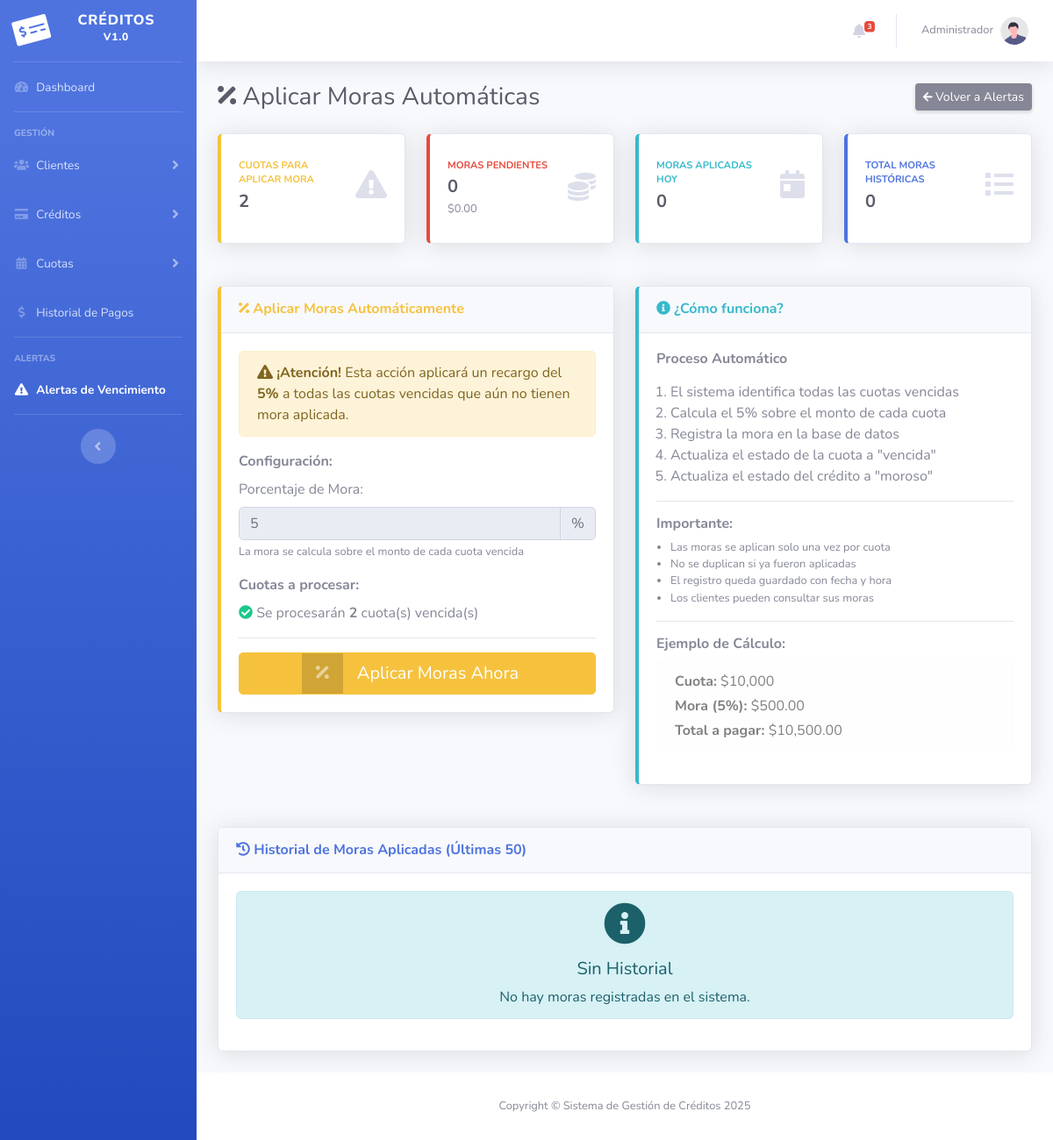
/moras/aplicar_mora.php, run on an earlier commit of the app's database.
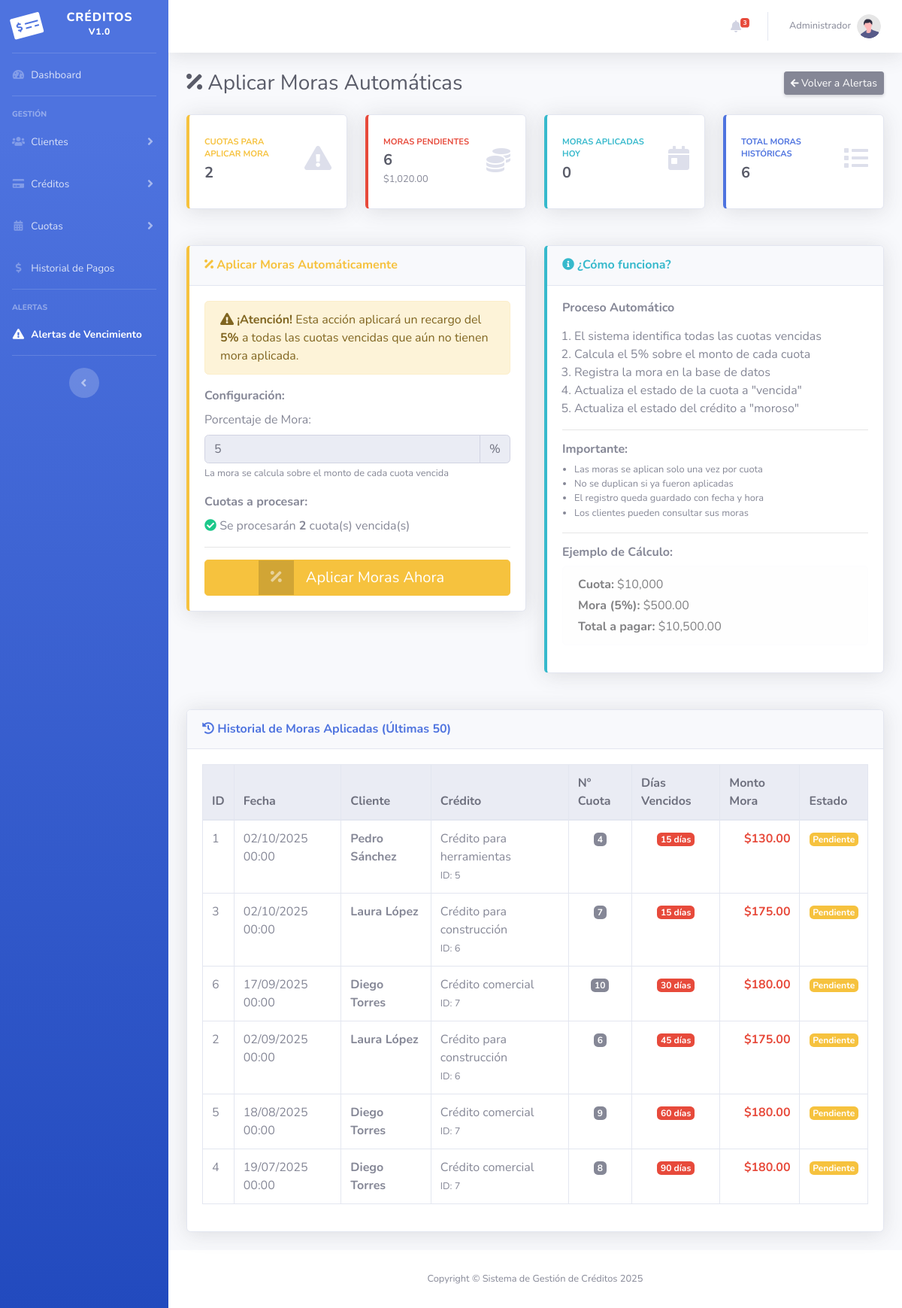
And on a later commit of the database.
### tables this page shows
CREATE TABLE moras (
    id_mora INT AUTO_INCREMENT PRIMARY KEY,
    id_credito INT NOT NULL,
    id_cuota INT NULL,
    monto_mora DECIMAL(10,2) NOT NULL,
    fecha_aplicacion DATETIME DEFAULT CURRENT_TIMESTAMP,
    dias_vencidos INT DEFAULT 0,
    pagada BOOLEAN DEFAULT FALSE,
    fecha_pago DATETIME NULL,
    observaciones TEXT NULL,
    FOREIGN KEY (id_credito) REFERENCES creditos(id_credito) ON DELETE CASCADE,
    FOREIGN KEY (id_cuota) REFERENCES cuotas(id_cuota) ON DELETE SET NULL
);

CREATE TABLE clientes (
    id_cliente INT AUTO_INCREMENT PRIMARY KEY,
    nombre VARCHAR(100) NOT NULL,
    apellido VARCHAR(100) NOT NULL,
    dni VARCHAR(20) UNIQUE NOT NULL,
    telefono VARCHAR(20),
    direccion VARCHAR(255),
    ciudad VARCHAR(100),
    email VARCHAR(100),
    estado ENUM('activo', 'inactivo', 'moroso') DEFAULT 'activo',
    fecha_registro DATETIME DEFAULT CURRENT_TIMESTAMP
);

CREATE TABLE creditos (
    id_credito INT AUTO_INCREMENT PRIMARY KEY,
    id_cliente INT NOT NULL,
    monto_total DECIMAL(10,2) NOT NULL,
    cantidad_cuotas INT NOT NULL,
    cuota_mensual DECIMAL(10,2) NOT NULL,
    interes_anual DECIMAL(5,2) DEFAULT 0,
    fecha_inicio DATE NOT NULL,
    fecha_vencimiento DATE NOT NULL,
    descripcion TEXT,
    estado ENUM('activo', 'pagado', 'moroso') DEFAULT 'activo',
    fecha_creacion DATETIME DEFAULT CURRENT_TIMESTAMP,
    FOREIGN KEY (id_cliente) REFERENCES clientes(id_cliente) ON DELETE CASCADE
);

CREATE TABLE cuotas (
    id_cuota INT AUTO_INCREMENT PRIMARY KEY,
    id_credito INT NOT NULL,
    numero_cuota INT NOT NULL,
    monto_cuota DECIMAL(10,2) NOT NULL,
    fecha_vencimiento DATE NOT NULL,
    fecha_pago DATETIME,
    estado ENUM('pendiente', 'pagada', 'vencida') DEFAULT 'pendiente',
    FOREIGN KEY (id_credito) REFERENCES creditos(id_credito) ON DELETE CASCADE
);

### moras/aplicar_mora.php (the view, shortened to what the rows shown need)
<?php
include '../conexion.php';
include '../includes/header.php';
?>
<div class="d-sm-flex align-items-center justify-content-between mb-4">
    <h1 class="h3 mb-0 text-gray-800">
        <i class="fas fa-percentage"></i> Aplicar Moras Automáticas
    </h1>
</div>
<div class="row">
    <div class="col-lg-12">
        <div class="card shadow mb-4">
            <div class="card-body">
                <?php
                $historial = $conn->query("SELECT m.*, cr.descripcion, c.nombre, c.apellido, cu.numero_cuota
                                          FROM moras m
                                          JOIN creditos cr ON m.id_credito = cr.id_credito
                                          JOIN clientes c ON cr.id_cliente = c.id_cliente
                                          LEFT JOIN cuotas cu ON m.id_cuota = cu.id_cuota
                                          ORDER BY m.fecha_aplicacion DESC
                                          LIMIT 50");
                ?>
                <?php if ($historial->num_rows > 0): ?>
                <div class="table-responsive">
                    <table class="table table-bordered table-hover" id="tablaMoras">
                        <thead class="thead-light">
                            <tr>
                                <th>ID</th>
                                <th>Fecha</th>
                                <th>Cliente</th>
                                <th>Crédito</th>
                                <th>N° Cuota</th>
                                <th>Días Vencidos</th>
                                <th>Monto Mora</th>
                                <th>Estado</th>
                            </tr>
                        </thead>
                        <tbody>
                            <?php while ($m = $historial->fetch_assoc()): ?>
                            <tr>
                                <td><?php echo $m['id_mora']; ?></td>
                                <td><?php echo date('d/m/Y H:i', strtotime($m['fecha_aplicacion'])); ?></td>
                                <td>
                                    <strong><?php echo $m['nombre'] . ' ' . $m['apellido']; ?></strong>
                                </td>
                                <td>
                                    <?php echo $m['descripcion']; ?>
                                    <br><small class="text-muted">ID: <?php echo $m['id_credito']; ?></small>
                                </td>
                                <td class="text-center">
                                    <?php if ($m['numero_cuota']): ?>
                                        <span class="badge badge-secondary"><?php echo $m['numero_cuota']; ?></span>
                                    <?php else: ?>
                                        <span class="text-muted">-</span>
                                    <?php endif; ?>
                                </td>
                                <td class="text-center">
                                    <span class="badge badge-danger">
                                        <?php echo $m['dias_vencidos'] ?? 0; ?> días
                                    </span>
                                </td>
                                <td class="text-right">
                                    <strong class="text-danger">$<?php echo number_format($m['monto_mora'], 2); ?></strong>
                                </td>
                                <td class="text-center">
                                    <?php if ($m['pagada']): ?>
                                        <span class="badge badge-success">Pagada</span>
                                    <?php else: ?>
                                        <span class="badge badge-warning">Pendiente</span>
                                    <?php endif; ?>
                                </td>
                            </tr>
                            <?php endwhile; ?>
                        </tbody>
                    </table>
                </div>
                <?php endif; ?>
            </div>
        </div>
    </div>
</div>
<?php
include '../includes/footer.php';
?>

What changed in the data, as far as the page shows it:
added moras: id_mora "1", fecha_aplicacion "02/10/2025 00:00", clientes.nombre "Pedro", clientes.apellido "Sánchez", id_credito.descripcion "Crédito para herramientas", id_credito "5", id_cuota.numero_cuota "4", dias_vencidos "15", monto_mora "130.00", pagada "Pendiente"
added moras: id_mora "3", fecha_aplicacion "02/10/2025 00:00", clientes.nombre "Laura", clientes.apellido "López", id_credito.descripcion "Crédito para construcción", id_credito "6", id_cuota.numero_cuota "7", dias_vencidos "15", monto_mora "175.00", pagada "Pendiente"
added moras: id_mora "6", fecha_aplicacion "17/09/2025 00:00", clientes.nombre "Diego", clientes.apellido "Torres", id_credito.descripcion "Crédito comercial", id_credito "7", id_cuota.numero_cuota "10", dias_vencidos "30", monto_mora "180.00", pagada "Pendiente"
added moras: id_mora "2", fecha_aplicacion "02/09/2025 00:00", clientes.nombre "Laura", clientes.apellido "López", id_credito.descripcion "Crédito para construcción", id_credito "6", id_cuota.numero_cuota "6", dias_vencidos "45", monto_mora "175.00", pagada "Pendiente"
added moras: id_mora "5", fecha_aplicacion "18/08/2025 00:00", clientes.nombre "Diego", clientes.apellido "Torres", id_credito.descripcion "Crédito comercial", id_credito "7", id_cuota.numero_cuota "9", dias_vencidos "60", monto_mora "180.00", pagada "Pendiente"
added moras: id_mora "4", fecha_aplicacion "19/07/2025 00:00", clientes.nombre "Diego", clientes.apellido "Torres", id_credito.descripcion "Crédito comercial", id_credito "7", id_cuota.numero_cuota "8", dias_vencidos "90", monto_mora "180.00", pagada "Pendiente"
Also different on the page:
$moras_pendientes: "0" → "6"
$monto_total_pendiente: "0.00" → "1,020.00"
$total_moras: "0" → "6"
text no longer shown: "Sin Historial No hay moras registradas en el sistema."
text now shown: "ID Fecha Cliente Crédito N° Cuota Días Vencidos Monto Mora Estado"
